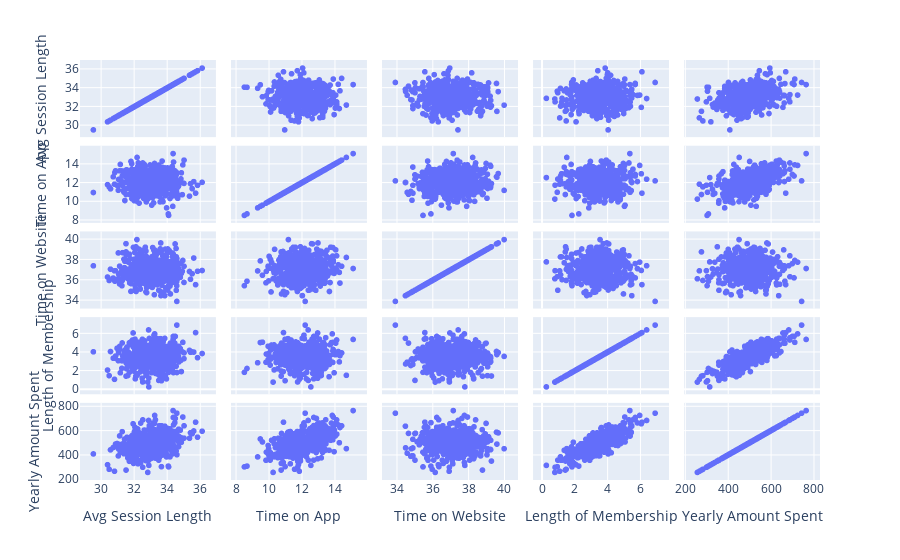

Source (notebook cell):
### Code cell
px.scatter_matrix(df)

### Figure 1 — Plotly figure (JSON) as saved in the notebook; plotly's stock layout.template omitted (floating-point values rounded to 4 significant figures; data arrays with more than 128 entries replaced by an {"elided": "..."} marker saying what was removed)
{"data": [{"dimensions": [{"axis": {"matches": true}, "label": "Avg Session Length", "values": {"elided": "500 float values"}}, {"axis": {"matches": true}, "label": "Time on App", "values": {"elided": "500 float values"}}, {"axis": {"matches": true}, "label": "Time on Website", "values": {"elided": "500 float values"}}, {"axis": {"matches": true}, "label": "Length of Membership", "values": {"elided": "500 float values"}}, {"axis": {"matches": true}, "label": "Yearly Amount Spent", "values": {"elided": "500 float values"}}], "hovertemplate": "%{xaxis.title.text}=%{x}<br>%{yaxis.title.text}=%{y}<extra></extra>", "legendgroup": "", "marker": {"color": "#636efa", "symbol": "circle"}, "name": "", "showlegend": false, "type": "splom"}], "layout": {"dragmode": "select", "legend": {"tracegroupgap": 0}, "margin": {"t": 60}}}
